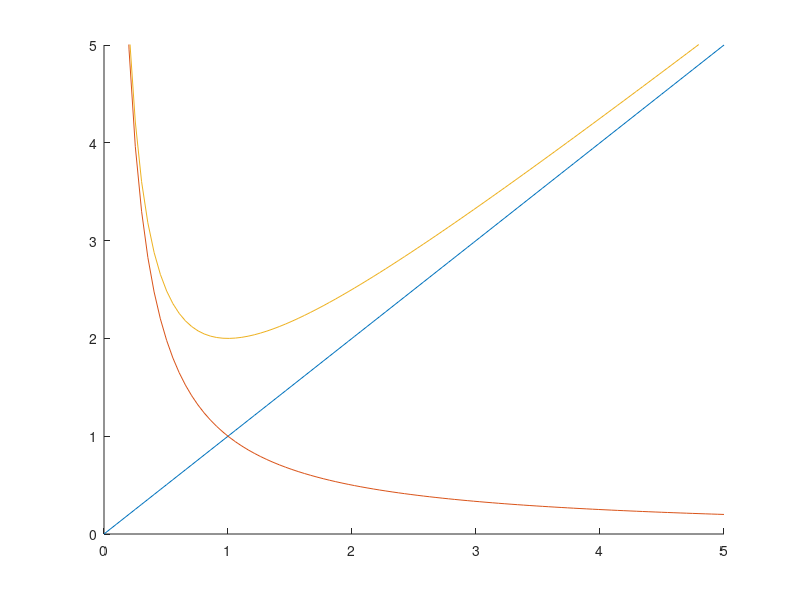

Source code (MATLAB):
m = 0; % min
M = 5; % max
x = linspace(m,M);
r = x;

figure 
hold on

ylim([m M])
xlim([m M])
plot(x,r)
plot(x,1./r);
plot(x,r+1./r);